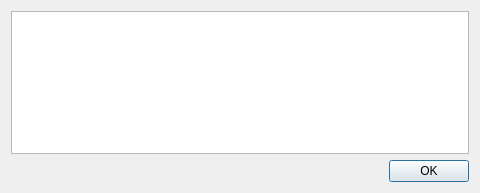
<?xml version="1.0" encoding="UTF-8"?>
<ui version="4.0">
 <class>Table_Of_NTRIP_Mount_Dialog</class>
 <widget class="QDialog" name="Table_Of_NTRIP_Mount_Dialog">
  <property name="geometry">
   <rect>
    <x>0</x>
    <y>0</y>
    <width>480</width>
    <height>193</height>
   </rect>
  </property>
  <property name="windowTitle">
   <string>Table of mount points</string>
  </property>
  <layout class="QGridLayout" name="gridLayout">
   <item row="0" column="0">
    <widget class="QTableView" name="tableView">
     <property name="font">
      <font>
       <family>Arial</family>
      </font>
     </property>
    </widget>
   </item>
   <item row="1" column="0">
    <widget class="QDialogButtonBox" name="buttonBox">
     <property name="font">
      <font>
       <family>Arial</family>
      </font>
     </property>
     <property name="orientation">
      <enum>Qt::Horizontal</enum>
     </property>
     <property name="standardButtons">
      <set>QDialogButtonBox::Ok</set>
     </property>
    </widget>
   </item>
  </layout>
 </widget>
 <resources/>
 <connections>
  <connection>
   <sender>buttonBox</sender>
   <signal>accepted()</signal>
   <receiver>Table_Of_NTRIP_Mount_Dialog</receiver>
   <slot>accept()</slot>
   <hints>
    <hint type="sourcelabel">
     <x>248</x>
     <y>254</y>
    </hint>
    <hint type="destinationlabel">
     <x>157</x>
     <y>274</y>
    </hint>
   </hints>
  </connection>
  <connection>
   <sender>buttonBox</sender>
   <signal>rejected()</signal>
   <receiver>Table_Of_NTRIP_Mount_Dialog</receiver>
   <slot>reject()</slot>
   <hints>
    <hint type="sourcelabel">
     <x>316</x>
     <y>260</y>
    </hint>
    <hint type="destinationlabel">
     <x>286</x>
     <y>274</y>
    </hint>
   </hints>
  </connection>
 </connections>
</ui>
